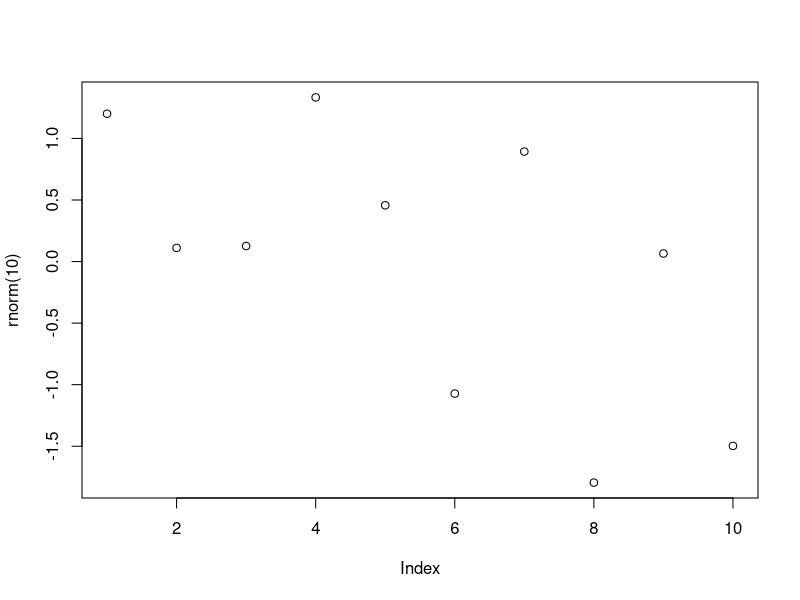
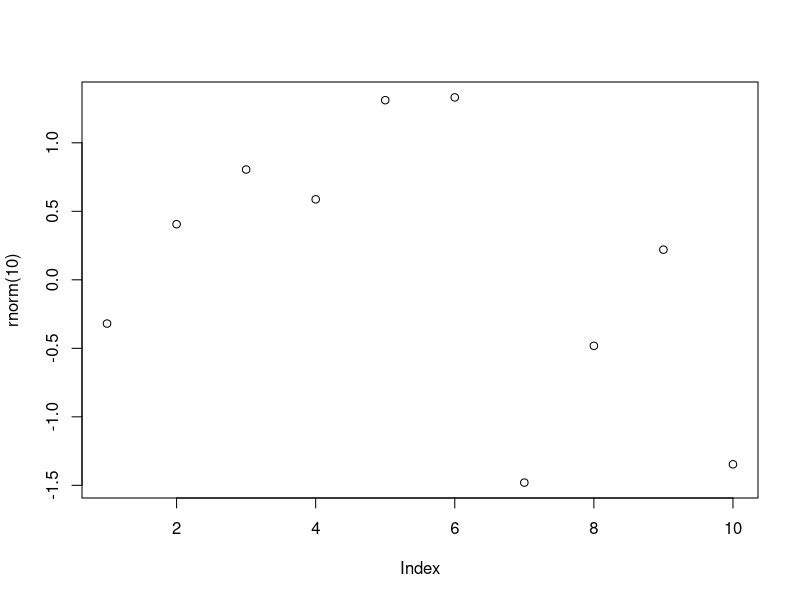
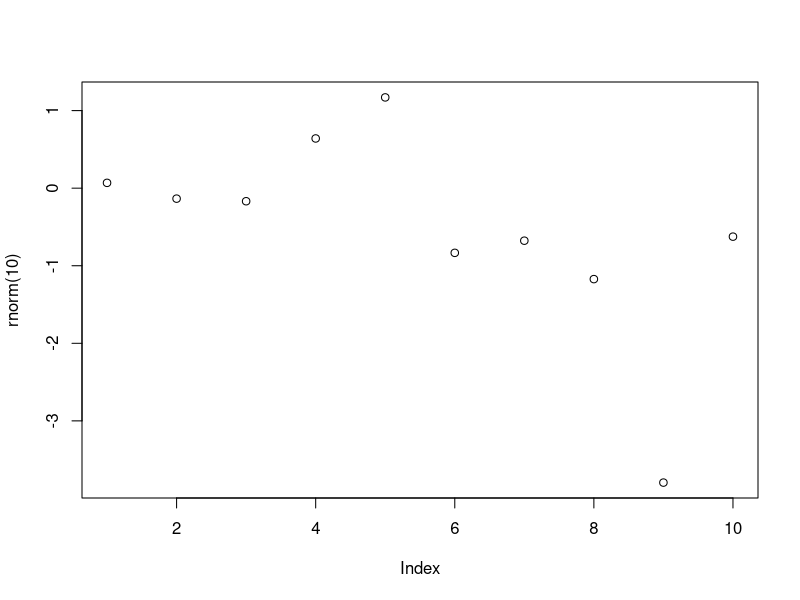
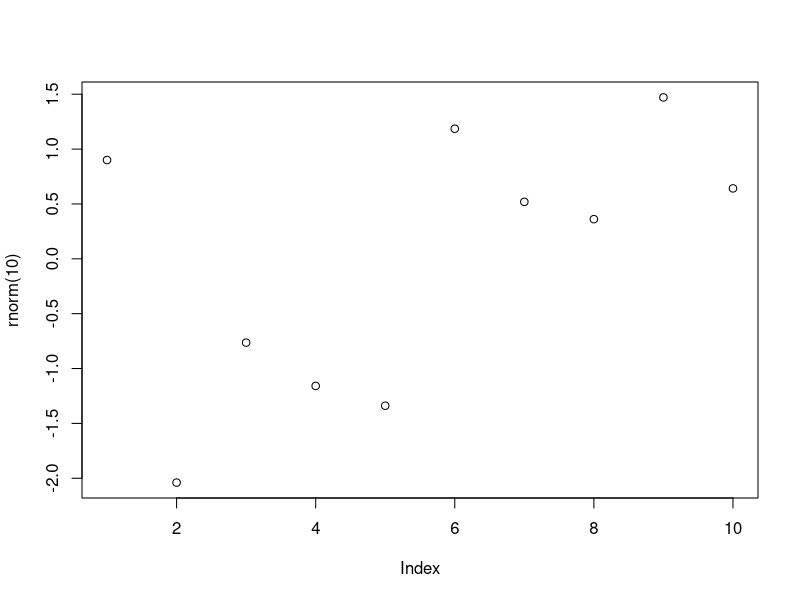
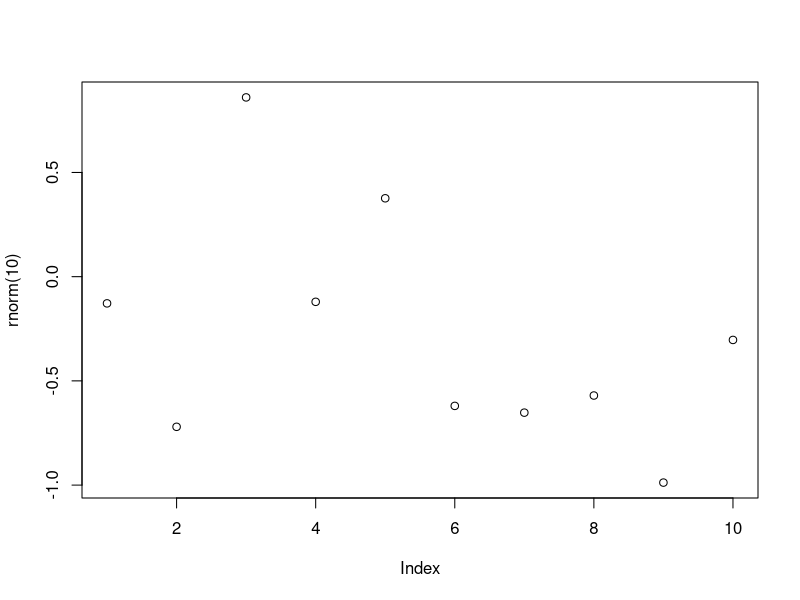
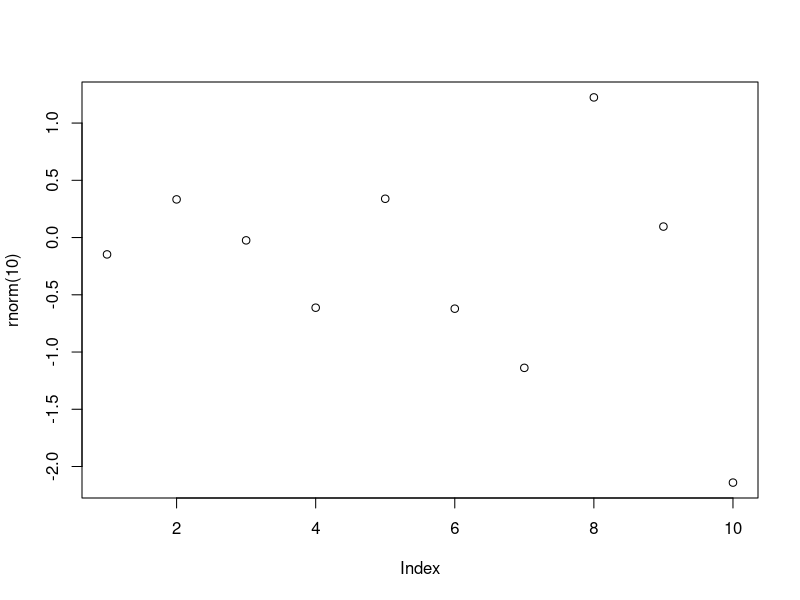

Source code (R) for these figures, in order:
## ---- chunk 1
plot(rnorm(10))
## ---- chunk 2
plot(rnorm(10))
## ---- chunk 3
plot(rnorm(10))
## ---- chunk 4
plot(rnorm(10))
## ---- chunk 5
plot(rnorm(10))
## ---- chunk 6
plot(rnorm(10))
